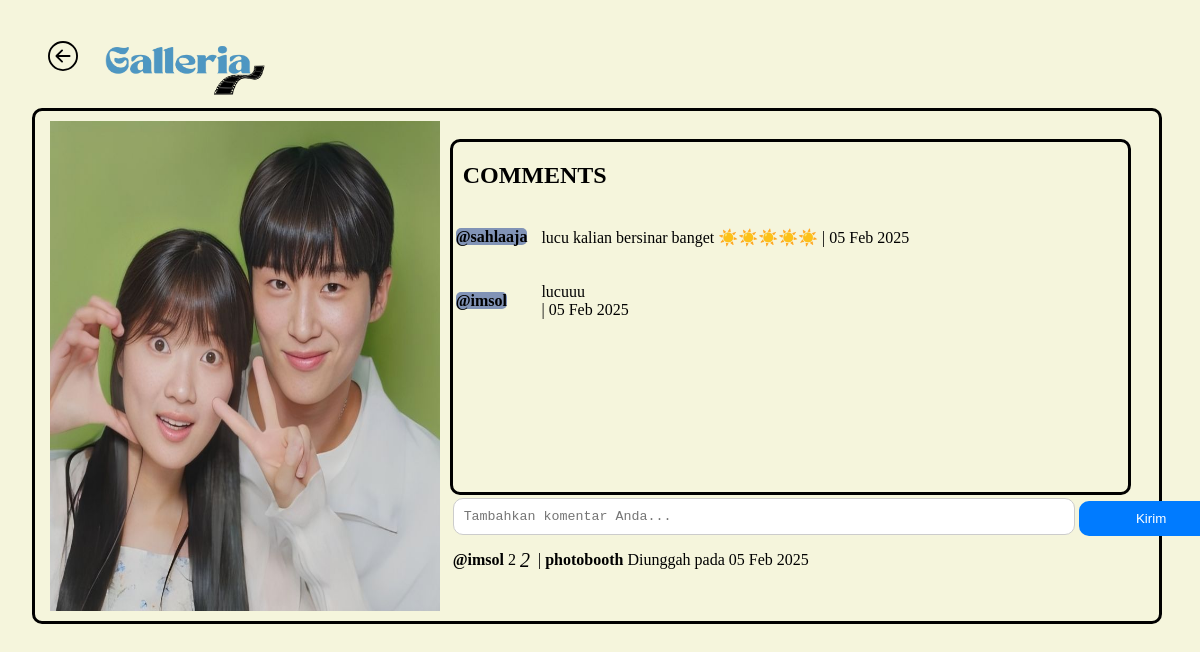
The app's page /detail_foto.php?id=3 (signed in), older data.
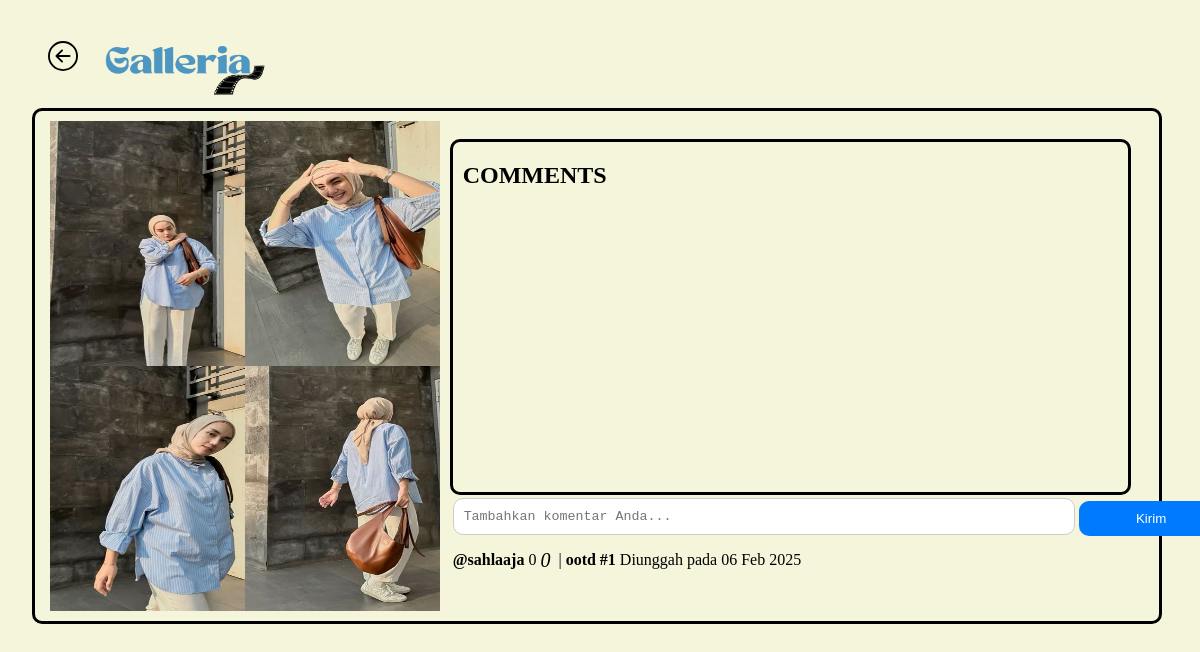
The same page, newer data.
### tables this page shows
CREATE TABLE `foto` (
  `foto_id` int(11) NOT NULL,
  `judul_foto` varchar(255) NOT NULL,
  `deskripsi` text NOT NULL,
  `tanggal_unggah` date NOT NULL,
  `lokasi_file` varchar(255) NOT NULL,
  `album_id` int(11) NOT NULL,
  `user_id` int(11) NOT NULL
);

CREATE TABLE `komentar_foto` (
  `komentar_id` int(11) NOT NULL,
  `foto_id` int(11) NOT NULL,
  `user_id` int(11) NOT NULL,
  `isi_komentar` text NOT NULL,
  `tanggal_komentar` date NOT NULL
);

CREATE TABLE `user` (
  `user_id` int(11) NOT NULL,
  `role_id` int(11) NOT NULL,
  `username` varchar(255) NOT NULL,
  `password` varchar(255) NOT NULL,
  `email` varchar(255) NOT NULL,
  `name` varchar(255) NOT NULL,
  `alamat` text NOT NULL,
  `foto_profil` varchar(255) NOT NULL,
  `verifikasi` int(11) NOT NULL
);

### detail_foto.php (the view, shortened to what this page needs)
<?php
include "connection.php";
$id = $_GET['id'];
$user = $_SESSION['id'];
$query_foto = mysqli_query($conn, "SELECT * FROM `foto` INNER JOIN `user` ON `foto`.`user_id` = `user`.`user_id` WHERE `foto`.`foto_id` = $id");
$foto = mysqli_fetch_assoc($query_foto);
$timestamp2 = strtotime($foto['tanggal_unggah']);
$tanggal2 = date("d M Y", $timestamp2);
$query_komentar = mysqli_query($conn, "SELECT * FROM `komentar_foto` INNER JOIN `user` ON `komentar_foto`.`user_id` = `user`.`user_id` WHERE `komentar_foto`.`foto_id` = $id");
$query_komentar_count = mysqli_query($conn, "SELECT COUNT(*) AS total_komentar FROM `komentar_foto` WHERE `foto_id` = $id");
$row_komentar_count = mysqli_fetch_assoc($query_komentar_count);
$total_komentar = $row_komentar_count['total_komentar'];
$query_like_count = mysqli_query($conn, "SELECT COUNT(*) AS total_like FROM `like_foto` WHERE `foto_id` = $id");
$row_like_count = mysqli_fetch_assoc($query_like_count);
$total_like = $row_like_count['total_like'];
$query_check = mysqli_query($conn, "SELECT * FROM `like_foto` WHERE `foto_id` = $id AND `user_id` = $user");
?>
<!DOCTYPE html>
<html lang="en">
<head>
    <link rel="stylesheet" href="asset.css">
    <link rel="stylesheet" href="https://unicons.iconscout.com/release/v4.0.8/css/line.css">
</head>
<body>
<div class="header">
        <a href="dashboard.php"><img src="Asset/img/left.svg" class="left" style="margin-left: 30px;"></a>
        <img src="Asset/img/logo.png" class="logo">
    </div>
    <div class="div-img">
        <img src="Asset/img/<?php echo $foto['lokasi_file']; ?>" class="img-fluid" style="width:390px; height:490px; padding:10px; ">
        <div class="div-detail">
            <div class="comment">
                <h2 class="text">COMMENTS</h2>
                <table>
                    <?php while ($komentar = mysqli_fetch_assoc($query_komentar)):
                        $timestamp = strtotime($komentar['tanggal_komentar']);
                        $tanggal = date("d M Y", $timestamp);
                    ?>
                        <tr>
                            <td><span class="span"><b>@<?php echo $komentar['username']; ?></b></span></td>
                            <td>
                                <p class="text"><?php echo nl2br($komentar['isi_komentar']); ?> | <?php echo $tanggal ?></p>
                            </td>
                        </tr>
                    <?php endwhile; ?>
                </table>
            </div>
            <form action="comment.php" method="POST" class="add-comment-form">
                <table>
                    <tr>
                        <td><textarea name="komentar" placeholder="Tambahkan komentar Anda..." rows="1" class="textarea" required></textarea></td>
                        <td><button type="submit" class="submit-button" name="kirim">Kirim</button></td>
                    </tr>
                </table>
            </form>
            <div class="ket">
                <table style="margin-top : -15px;">
                    <tr>
                        <td>
                            <h4>@<?php echo $foto['username'] ?></h4>
                        </td>
                        <?php if ($is_like = mysqli_num_rows($query_check) > 0) { ?>
                            <td><span><a href="like.php?id=<?php echo $foto['foto_id'] ?>"><img src="Asset/icon/heart.png" width="16px" height="16px" style="margin-top: 3px;"></a></span></td>
                            <td><?php echo $total_like ?></td>
                        <?php } else { ?>
                            <td><span><a href="like.php?id=<?php echo $foto['foto_id'] ?>"><i class="uil uil-heart" title="Like"></i></a><?php echo $total_like ?></span></td>
                        <?php } ?>
                        <td><span><i class="uil uil-comment" title="comment" style="font-size: 20px;"><?php echo $total_komentar ?></i></span></td>
                        <td></td>
                        <td>|</td>
                        <td>
                            <h4><?php echo $foto['judul_foto'] ?></h4>
                        </td>
                        <td>
                            <p> Diunggah pada <?php echo $tanggal2 ?></p>
                        </td>
                    </tr>
                </table>
            </div>
        </div>
    </div>
</body>
</html>

### asset.css (style rules this page uses)
body { background-color: beige; }
.logo { width: 200px; height: 100px; }
.left { width: 30px; height: 30px; }
.header { margin-left: 10px; display: flex; align-items: center; }
a { color: black; }
.div-img { width: 95%; height: 100%; border: 3px solid black; margin-left: 2%; justify-content: center; align-items: center; display: flex; border-radius: 10px; }
.div-detail { width: 60%; margin-right: 30px; }
.comment { width: 100%; height: 350px; border: 3px solid black; border-radius: 10px; overflow-y: auto; }
.text { padding-left: 10px; }
.add-comment-form { justify-content: right; display: flex; flex-direction: column; }
.textarea { width: 600px; padding: 10px; border-radius: 10px; border: 1px solid #ccc; resize: none; }
.submit-button { width: 145px; padding: 10px; background-color: #007bff; color: white; border: none; border-radius: 10px; cursor: pointer; }
.ket { width: 500px; }

### detail_foto.php (style rules this page uses)
.span { width: 100%; background-color: #8193b6; border-radius: 5px; }

Row changes from the older to the newer data that the page shows:
removed komentar_foto: user.username "sahlaaja", isi_komentar "lucu kalian bersinar banget ☀️☀️☀️☀️☀️", tanggal_komentar "05 Feb 2025"
removed komentar_foto: user.username "imsol", isi_komentar "lucuuu", tanggal_komentar "05 Feb 2025"
changed foto: lokasi_file: a different picture; user.username "imsol" → "sahlaaja"; judul_foto "photobooth" → "ootd #1"; tanggal_unggah "05 Feb 2025" → "06 Feb 2025"
Text that changed along with them:
$total_like: "2" → "0"
$total_komentar: "2" → "0"
